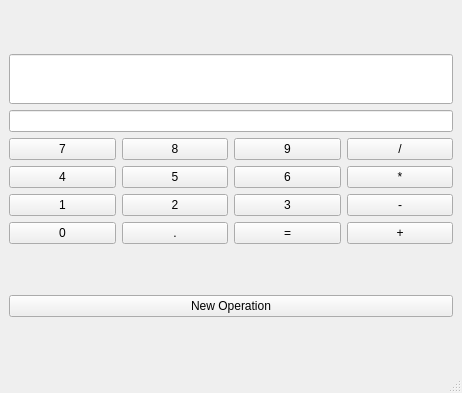
<?xml version="1.0" encoding="UTF-8"?>
<ui version="4.0">
 <class>MainWindow</class>
 <widget class="QMainWindow" name="MainWindow">
  <property name="geometry">
   <rect>
    <x>0</x>
    <y>0</y>
    <width>462</width>
    <height>393</height>
   </rect>
  </property>
  <property name="windowTitle">
   <string>MainWindow</string>
  </property>
  <widget class="QWidget" name="centralwidget">
   <layout class="QVBoxLayout" name="verticalLayout_3">
    <item>
     <layout class="QVBoxLayout" name="verticalLayout_2">
      <item>
       <widget class="QLineEdit" name="lineEditOperator">
        <property name="maximumSize">
         <size>
          <width>16777215</width>
          <height>50</height>
         </size>
        </property>
        <property name="styleSheet">
         <string notr="true">color: red</string>
        </property>
       </widget>
      </item>
      <item>
       <widget class="QLineEdit" name="lineEditResult"/>
      </item>
      <item>
       <layout class="QGridLayout" name="gridLayout_2">
        <item row="0" column="3">
         <widget class="QPushButton" name="pushButtondivide">
          <property name="text">
           <string>/</string>
          </property>
         </widget>
        </item>
        <item row="0" column="1">
         <widget class="QPushButton" name="pushButton8">
          <property name="text">
           <string>8</string>
          </property>
         </widget>
        </item>
        <item row="0" column="2">
         <widget class="QPushButton" name="pushButton9">
          <property name="text">
           <string>9</string>
          </property>
         </widget>
        </item>
        <item row="1" column="0">
         <widget class="QPushButton" name="pushButton4">
          <property name="text">
           <string>4</string>
          </property>
         </widget>
        </item>
        <item row="1" column="1">
         <widget class="QPushButton" name="pushButton5">
          <property name="text">
           <string>5</string>
          </property>
         </widget>
        </item>
        <item row="1" column="2">
         <widget class="QPushButton" name="pushButton6">
          <property name="text">
           <string>6</string>
          </property>
         </widget>
        </item>
        <item row="1" column="3">
         <widget class="QPushButton" name="pushButtonmultiple">
          <property name="text">
           <string>*</string>
          </property>
         </widget>
        </item>
        <item row="0" column="0">
         <widget class="QPushButton" name="pushButton7">
          <property name="text">
           <string>7</string>
          </property>
         </widget>
        </item>
        <item row="2" column="0">
         <widget class="QPushButton" name="pushButton1">
          <property name="text">
           <string>1</string>
          </property>
         </widget>
        </item>
        <item row="2" column="2">
         <widget class="QPushButton" name="pushButton3">
          <property name="text">
           <string>3</string>
          </property>
         </widget>
        </item>
        <item row="2" column="3">
         <widget class="QPushButton" name="pushButtonsubstract">
          <property name="text">
           <string>-</string>
          </property>
         </widget>
        </item>
        <item row="2" column="1">
         <widget class="QPushButton" name="pushButton2">
          <property name="text">
           <string>2</string>
          </property>
         </widget>
        </item>
        <item row="3" column="0">
         <widget class="QPushButton" name="pushButton0">
          <property name="text">
           <string>0</string>
          </property>
         </widget>
        </item>
        <item row="3" column="1">
         <widget class="QPushButton" name="pushButtondot">
          <property name="text">
           <string>.</string>
          </property>
         </widget>
        </item>
        <item row="3" column="2">
         <widget class="QPushButton" name="pushButtonequal">
          <property name="text">
           <string>=</string>
          </property>
         </widget>
        </item>
        <item row="3" column="3">
         <widget class="QPushButton" name="pushButtonad">
          <property name="text">
           <string>+</string>
          </property>
         </widget>
        </item>
       </layout>
      </item>
     </layout>
    </item>
    <item>
     <widget class="QPushButton" name="pushButtonNewOperation">
      <property name="text">
       <string>New Operation</string>
      </property>
     </widget>
    </item>
   </layout>
  </widget>
  <widget class="QMenuBar" name="menubar">
   <property name="geometry">
    <rect>
     <x>0</x>
     <y>0</y>
     <width>462</width>
     <height>21</height>
    </rect>
   </property>
  </widget>
  <widget class="QStatusBar" name="statusbar"/>
 </widget>
 <resources/>
 <connections/>
</ui>
